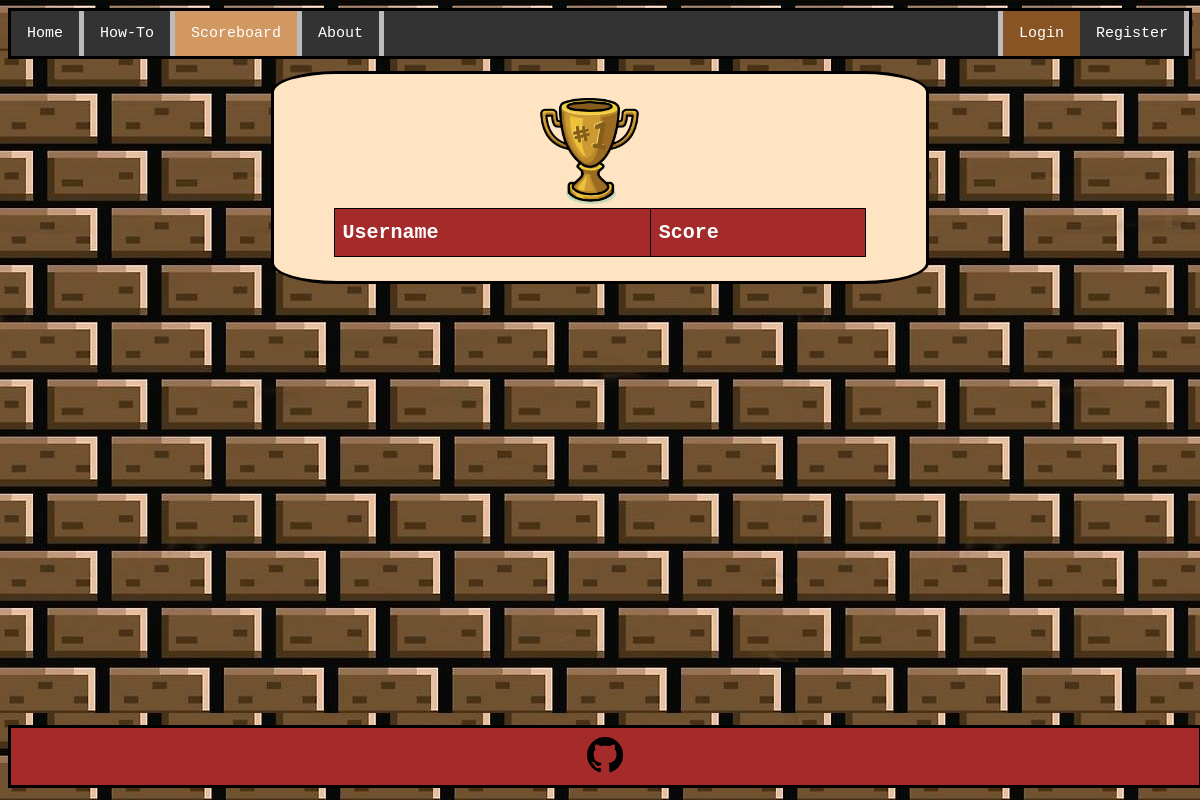
The page /scoreboard.php on the database as committed earlier.
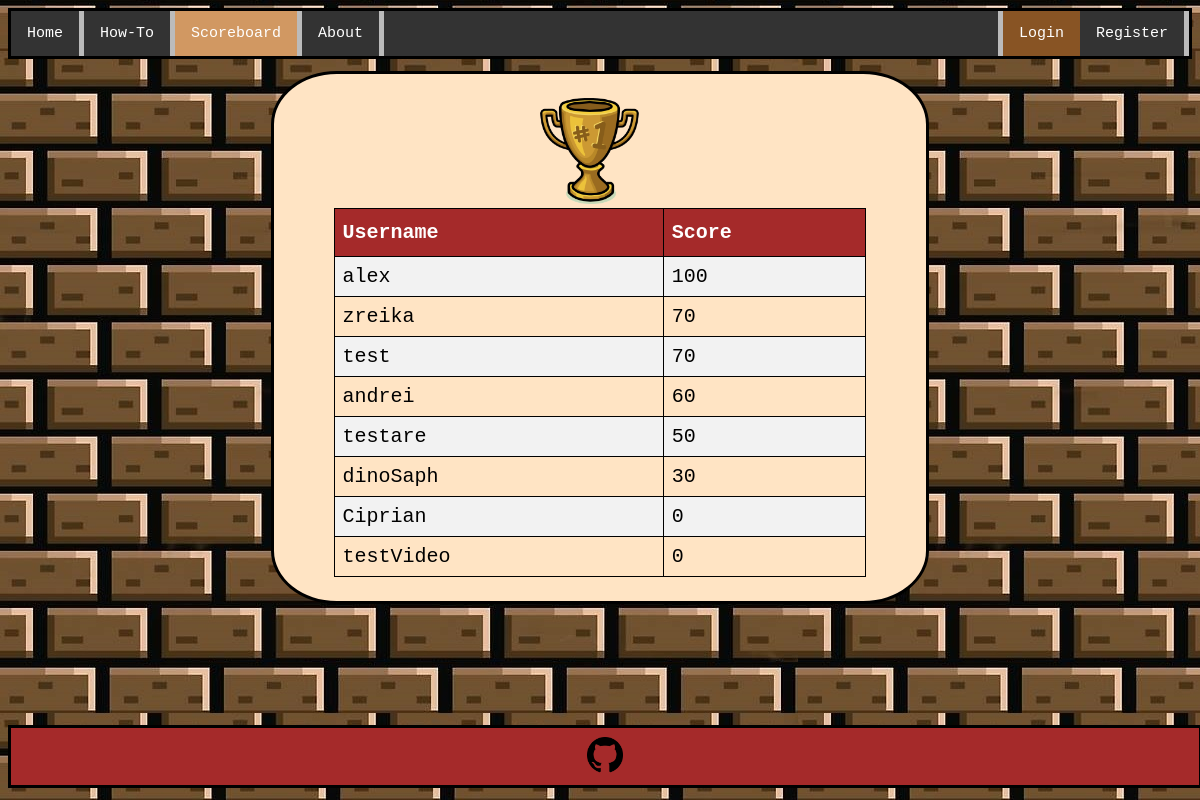
The same page on the database as committed later.
### tables this page shows
CREATE TABLE `game_state` (
  `id` int(20) UNSIGNED NOT NULL,
  `id_user` int(20) UNSIGNED NOT NULL,
  `score` int(20) UNSIGNED NOT NULL,
  `checkpoint` varchar(1000) NOT NULL,
  `checkpointX` int(11) NOT NULL,
  `checkpointY` int(11) NOT NULL
);

CREATE TABLE `users` (
  `id` int(20) UNSIGNED NOT NULL,
  `username` varchar(30) NOT NULL,
  `email` varchar(50) NOT NULL,
  `password` varchar(30) NOT NULL
);

### scoreboard.php (the view, shortened to what this page needs)
<!DOCTYPE html>
<html>
<head>
    <link rel="stylesheet" href="/css/main.css">
    <?php
        include ("config.php");
        $stmt = $conn->prepare("select g.score, u.username  from game_state g join users u on g.id_user=u.id order by 1 DESC");
        $stmt->execute();
        $result = $stmt->get_result();
        $array = array();
        $index = 0;
        while ($row = mysqli_fetch_assoc($result)){
            $array[$index] = $row;
            $index++;
        }
    ?>
    <ul>
        <li><a href="index.php">Home</a></li>
        <li><a href="howto.php">How-To</a></li>
        <li><a class="active" href="scoreboard.php">Scoreboard</a></li>
        <li><a href="about.php">About</a></li>
        <?php if (isset($_SESSION['loggedin']) && $_SESSION['loggedin'] == true) { ?>
            <li style="float:right"><a href="?logout">Logout</a></li>
        <?php } else { ?>
            <li style="float:right"><a href="register.php">Register</a></li>
            <li style="float:right"><a href="login.php">Login</a></li>
        <?php }; ?>
    </ul>
</head>
<body background="img/bg.jpg">
<div class="wrapper">
    <img src="img/trofeu.png" style="margin-left: 38%; max-width: 20%">
    <table class="scoreboard" style="font-size: 20px; font-family: Hack, monospace">
        <tr>
            <th>Username</th>
            <th>Score</th>
        </tr>
        <?php
            for ($i=0; $i < $index; $i++){
                echo "<tr>";
                echo "<td>".$array[$i]['username']."</td>";
                echo "<td>".$array[$i]['score']."</td>";
                echo "</tr>";
            }
        ?>
    </table>
</div>
<footer class="footer">
    <a href="https://github.com/mihneabigu/AnCoWe">
        <h5 style="text-align:center"><img src="/img/git.png" style="margin-top:-10px;margin-bottom:-10px;max-width:3%;max-height:3%"></h5>
    </a>
</footer>
</body>
</html>

### css/main.css (style rules this page uses)
html { position: relative; min-height: 100%; }
ul { list-style-type: none; margin: 0; padding: 0; overflow: hidden; background-color: #333; border-style: solid; border-width: medium; font-size: 15px; font-family: Hack, monospace; }
li { float: left; border-right:5px solid #bbb; }
li:last-child { border-right: none; border-left: 5px solid #bbb; background-color:rgb(136, 84, 36); }
li a { display: block; color: white; text-align: center; padding: 14px 16px; text-decoration: none; }
.active { background-color: rgb(209, 152, 98); }
.wrapper { background-color: bisque; text-align: justify; max-width: 45%; padding-left: 5%; padding-right: 5%; padding-top: 2%; padding-bottom: 2%; margin: auto; margin-top: 1%; border-style: solid; border-width: medium; border-radius: 10%; }
.footer { margin:auto; position: absolute; bottom: 0; background-color: brown; width: 99%; border-style: solid; border-width: medium; overflow: hidden; margin-bottom: 1%; }
body { font-family:Hack, monospace; font-size:14px; }
.scoreboard { font-family: "Trebuchet MS", Arial, Helvetica, sans-serif; border-collapse: collapse; width: 100%; }
.scoreboard td, .scoreboard th { border: 1px solid black; padding: 8px; }
.scoreboard tr:nth-child(even) { background-color: #f2f2f2; }
.scoreboard th { padding-top: 12px; padding-bottom: 12px; text-align: left; background-color: brown; color: white; }

Rows that differ between the two databases and show on the page:
added game_state: id_user.username "alex", score "100"
added game_state: id_user.username "zreika", score "70"
added game_state: id_user.username "test", score "70"
added game_state: id_user.username "andrei", score "60"
added game_state: id_user.username "testare", score "50"
added game_state: id_user.username "dinoSaph", score "30"
added game_state: id_user.username "Ciprian", score "0"
added game_state: id_user.username "testVideo", score "0"
